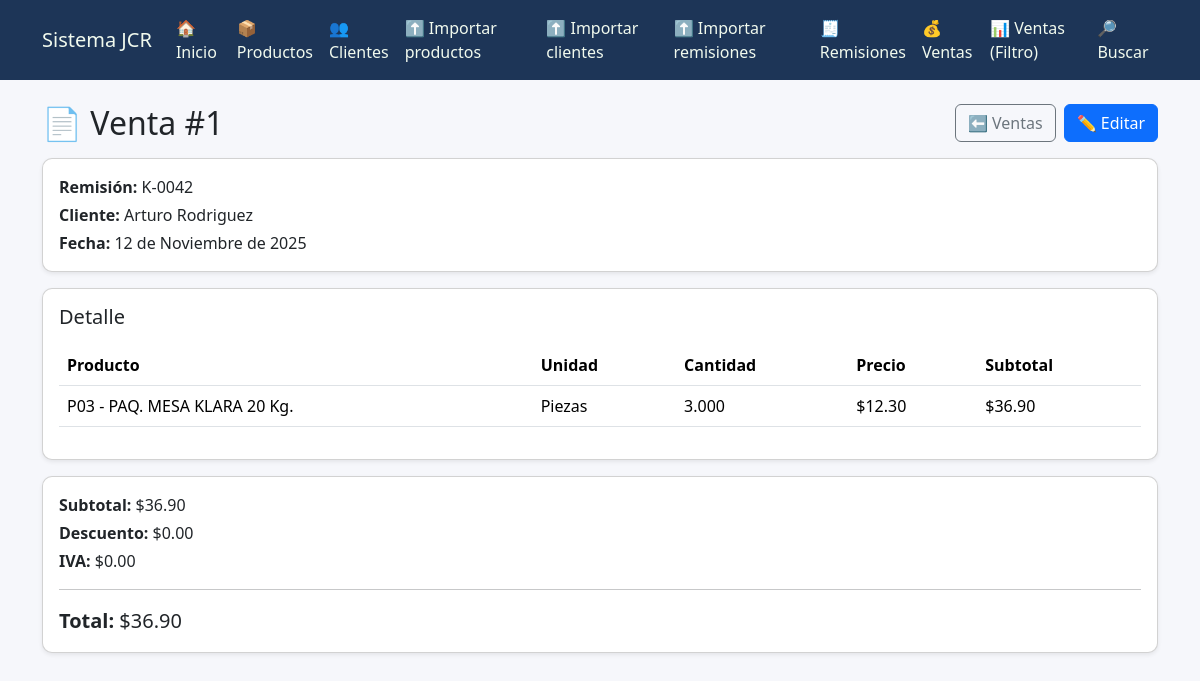
The app's page /ventas/1/ with its own data.
### sistema/models.py (models this page shows, shortened)
class Venta(models.Model):
    remision = models.OneToOneField(
        Remision,
        on_delete=models.PROTECT,
        related_name="venta",
        help_text="Una remisión tiene a lo más una venta asociada."
    )
    fecha = models.DateField(db_index=True)
    subtotal = models.DecimalField(max_digits=12, decimal_places=2, default=Decimal("0.00"))
    total = models.DecimalField(max_digits=12, decimal_places=2, default=Decimal("0.00"))
    descuento = models.DecimalField(max_digits=12, decimal_places=2, default=Decimal("0.00"))
    iva = models.DecimalField(max_digits=12, decimal_places=2, default=Decimal("0.00"))
    created_at = models.DateTimeField(auto_now_add=True)
    updated_at = models.DateTimeField(auto_now=True)
    class Meta:
        ordering = ["-fecha", "-id"]

class Remision(models.Model):
    folio = models.CharField(max_length=50, db_index=True)
    cliente = models.ForeignKey(
        "sistema.Cliente",  # ajusta si tu modelo está en otra app o con otro nombre
        on_delete=models.PROTECT,
        related_name="remisiones",
    )
    fecha = models.DateField(db_index=True)
    imagen = models.ImageField(
        upload_to="remisiones/%Y/%m/",
        null=True,
        blank=True,
        help_text="Foto/escaneo de la remisión en papel."
    )
    observaciones = models.TextField(blank=True, default="")
    created_at = models.DateTimeField(auto_now_add=True)
    updated_at = models.DateTimeField(auto_now=True)
    class Meta:
        constraints = [
            models.UniqueConstraint(
                fields=["cliente", "folio"],
                name="uniq_remision_folio_por_cliente",
            )
        ]
        ordering = ["-fecha", "-id"]

class Cliente(models.Model):
    numero = models.IntegerField()
    proveedor = models.CharField(max_length=50)
    comercio = models.CharField(max_length=255)
    contacto = models.CharField(max_length=255, blank=True)
    direccion = models.CharField(max_length=255, blank=True)
    telefono = models.CharField(max_length=100, blank=True)
    referencia = models.CharField(max_length=255, blank=True)

class DetalleVenta(models.Model):
    UNIDAD_PAQUETES = "PAQ"
    UNIDAD_PIEZAS = "PZA"
    UNIDAD_CHOICES = [
        (UNIDAD_PAQUETES, "Paquetes"),
        (UNIDAD_PIEZAS, "Piezas"),
    ]
    venta = models.ForeignKey(
        Venta,
        on_delete=models.CASCADE,
        related_name="detalles",
    )
    producto = models.ForeignKey(
        "sistema.Producto",  # ajusta a tu modelo real
        on_delete=models.PROTECT,
        related_name="detalles_venta",
    )
    unidad = models.CharField(max_length=3, choices=UNIDAD_CHOICES, default=UNIDAD_PIEZAS)
    cantidad = models.DecimalField(
        max_digits=12,
        decimal_places=3,
        validators=[MinValueValidator(Decimal("0.001"))],
    )
    precio_unitario = models.DecimalField(
        max_digits=12,
        decimal_places=2,
        validators=[MinValueValidator(Decimal("0.00"))],
        default=Decimal("0.00")
    )
    subtotal = models.DecimalField(max_digits=12, decimal_places=2, default=Decimal("0.00"))
    created_at = models.DateTimeField(auto_now_add=True)
    class Meta:
        constraints = [
            models.UniqueConstraint(
                fields=["venta", "producto", "unidad"],
                name="uniq_producto_unidad_por_venta",
            )
        ]

class Producto(models.Model):
    codigo = models.CharField(max_length=100, unique=True)
    descripcion = models.CharField(max_length=255)
    compra_cjs = models.DecimalField(max_digits=10, decimal_places=2, default=0)
    compra_pzs = models.DecimalField(max_digits=10, decimal_places=2, default=0)
    venta_cjs = models.DecimalField(max_digits=10, decimal_places=2, default=0)
    venta_pzs = models.DecimalField(max_digits=10, decimal_places=2, default=0)

### sistema/views.py (the view)
# urls.py: path("ventas/<int:pk>/", views.venta_detail, name="venta_detail"),
def venta_detail(request, pk):
    venta = get_object_or_404(Venta.objects.select_related("remision", "remision__cliente"), pk=pk)
    detalles = venta.detalles.select_related("producto").all()
    return render(request, "sistema/venta_detail.html", {"venta": venta, "detalles": detalles})

### sistema/templates/sistema/venta_detail.html
{% extends "sistema/base.html" %} {% block content %}
<div class="d-flex justify-content-between align-items-center mb-3">
  <h2 class="mb-0">📄 Venta #{{ venta.id }}</h2>
  <div class="d-flex gap-2">
    <a class="btn btn-outline-secondary" href="/ventas/">⬅️ Ventas</a>
    <a class="btn btn-primary" href="/ventas/{{ venta.id }}/editar/"
      >✏️ Editar</a
    >
  </div>
</div>
<div class="card shadow-sm mb-3">
  <div class="card-body">
    <p class="mb-1"><strong>Remisión:</strong> {{ venta.remision.folio }}</p>
    <p class="mb-1">
      <strong>Cliente:</strong> {{ venta.remision.cliente.comercio }}
    </p>
    <p class="mb-0"><strong>Fecha:</strong> {{ venta.fecha }}</p>
  </div>
</div>
<div class="card shadow-sm mb-3">
  <div class="card-body">
    <h5 class="mb-3">Detalle</h5>
    {% if detalles %}
    <div class="table-responsive">
      <table class="table table-hover align-middle">
        <thead>
          <tr>
            <th>Producto</th>
            <th>Unidad</th>
            <th>Cantidad</th>
            <th>Precio</th>
            <th>Subtotal</th>
          </tr>
        </thead>
        <tbody>
          {% for d in detalles %}
          <tr>
            <td>{{ d.producto.codigo }} - {{ d.producto.descripcion }}</td>
            <td>{{ d.get_unidad_display }}</td>
            <td>{{ d.cantidad }}</td>
            <td>${{ d.precio_unitario }}</td>
            <td>${{ d.subtotal }}</td>
          </tr>
          {% endfor %}
        </tbody>
      </table>
    </div>
    {% else %}
    <p class="mb-0">No hay líneas capturadas.</p>
    {% endif %}
  </div>
</div>
<div class="card shadow-sm">
  <div class="card-body">
    <p class="mb-1"><strong>Subtotal:</strong> ${{ venta.subtotal }}</p>
    <p class="mb-1"><strong>Descuento:</strong> ${{ venta.descuento }}</p>
    <p class="mb-1"><strong>IVA:</strong> ${{ venta.iva }}</p>
    <hr />
    <p class="mb-0 fs-5"><strong>Total:</strong> ${{ venta.total }}</p>
  </div>
</div>
{% endblock %}

### sistema/templates/sistema/base.html (style rules this page uses)
body { background-color: #f6f7fb; }
.card { border-radius: 10px; }

### records on screen
Venta: id "1", remision.folio "K-0042", remision.cliente.comercio "Arturo Rodriguez", fecha "12 de Noviembre de 2025", subtotal "36.90", descuento "0.00", iva "0.00", total "36.90"
DetalleVenta: producto.codigo "P03", producto.descripcion "PAQ. MESA KLARA 20 Kg.", unidad "Piezas", cantidad "3.000", precio_unitario "12.30", subtotal "36.90"
